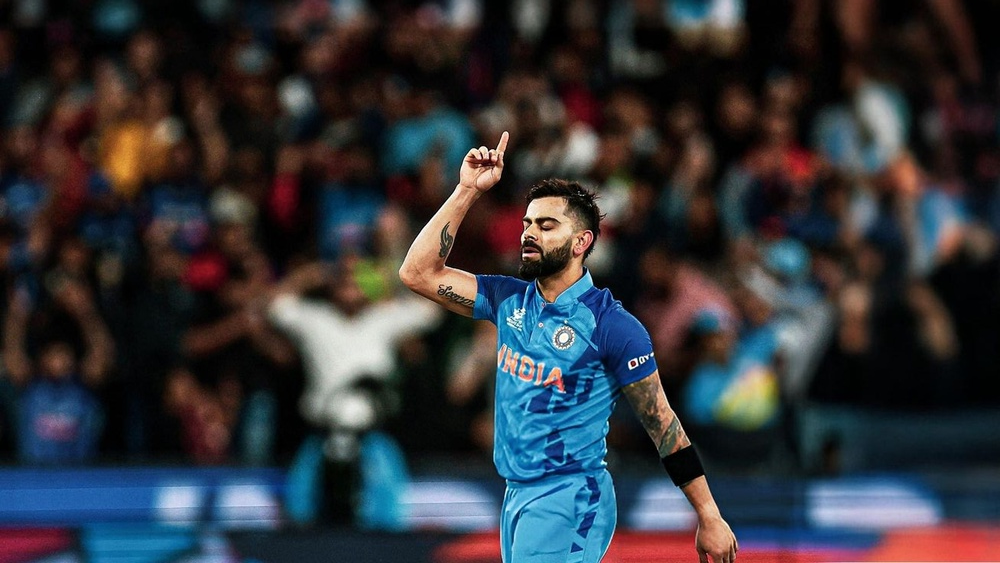
#> input picture download.jpg, 1000 x 563 px, shrunk from 1308 x 736 before the run
$ python gradients.py
#> lines starting #> are read from the running program, lines starting #| are printed output that depends on the picture; after the words box and inside, x2 and y2 are one past the last pixel; in counts of white or black regions, pixels touching at a corner belong together
import cv2 as cv
import numpy as np


img = cv.imread('download.jpg')
#> img is the input picture: shape (563, 1000, 3); mean B, G, R 57.7, 52.8, 51.3
gray = cv.cvtColor(img, cv.COLOR_BGR2GRAY)
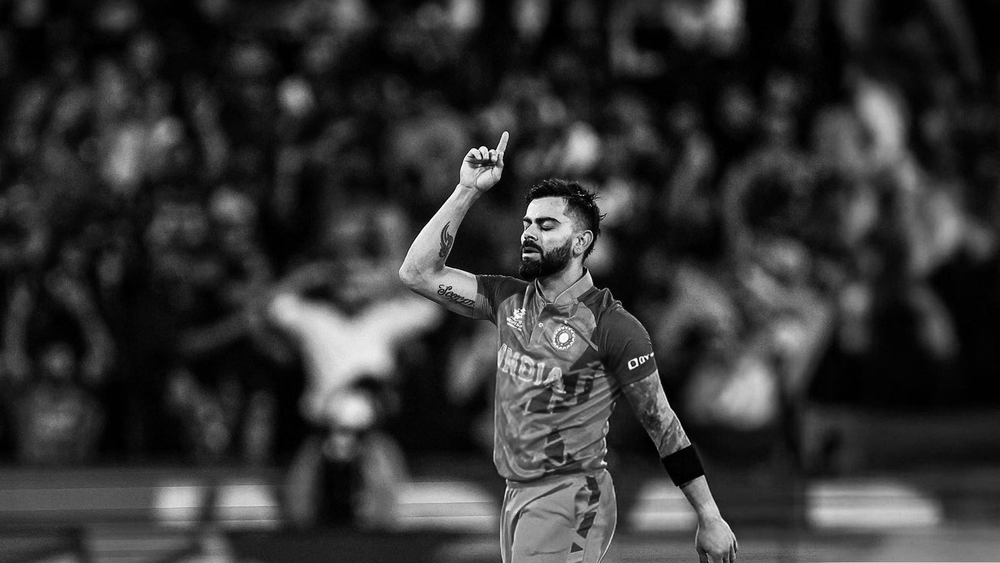
#> gray: shape (563, 1000); min 0, max 255, mean 52.9

#laplacian
lap = cv.Laplacian(gray, cv.CV_64F)
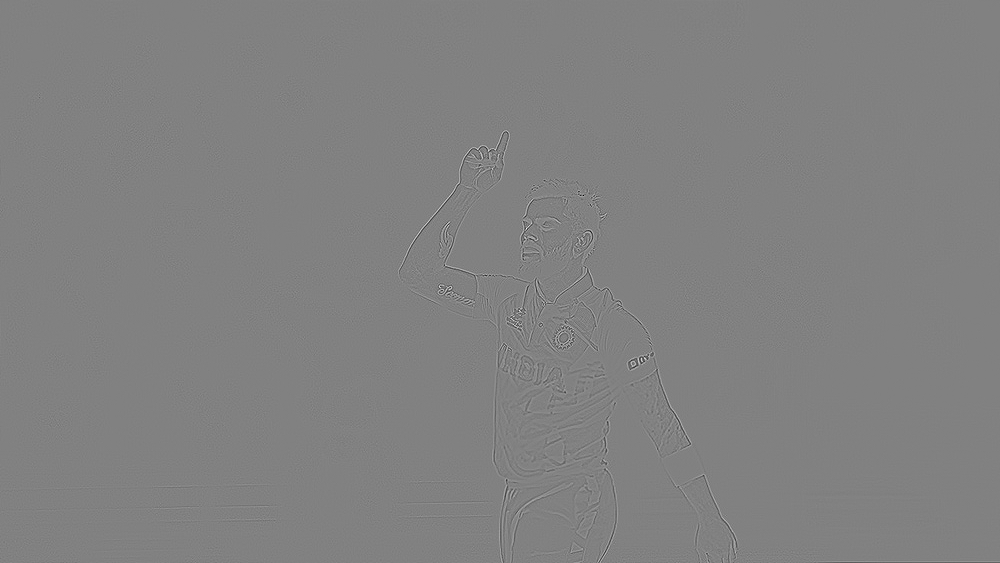
#> lap: shape (563, 1000) float64; min -532, max 517, mean 0; drawn with min black and max white
lap = np.uint8(np.absolute(lap))
cv.imshow('laplacian', lap)

#sobel
sobelx = cv.Sobel(gray, cv.CV_64F, 1, 0)
sobely = cv.Sobel(gray, cv.CV_64F, 0, 1)
combined_sobel = cv.bitwise_or(sobelx, sobely)
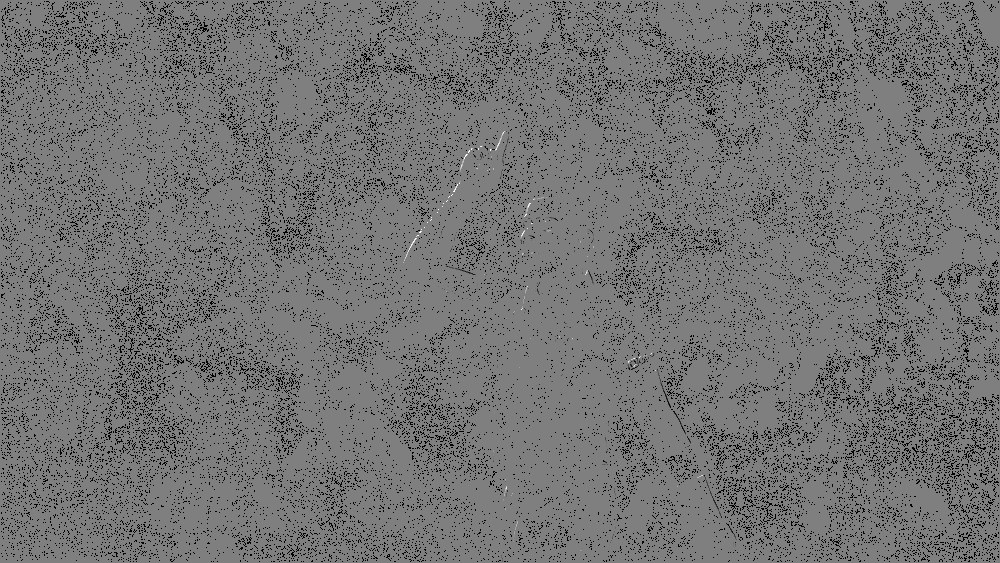
#> combined_sobel: shape (563, 1000) float64; 9.28% of the values are NaN or infinite; the others: min -130944, max 130944, mean -78.59; drawn with min black, max white, NaN and infinite black

cv.imshow('sobelx', sobelx)
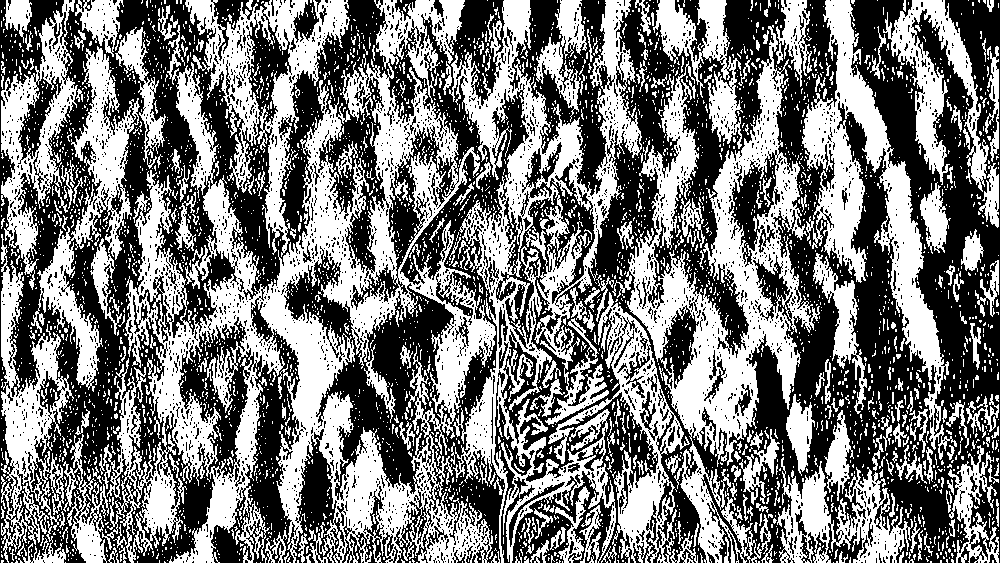
#> window 'sobelx': shape (563, 1000); 47.8% white; 3829 white regions (3509 under 20 px), largest, box (x1, y1, x2, y2) and area: (99, 0, 496, 563) 73478, (449, 0, 642, 563) 31682, (612, 25, 820, 563) 30141
cv.imshow('sobely', sobely)
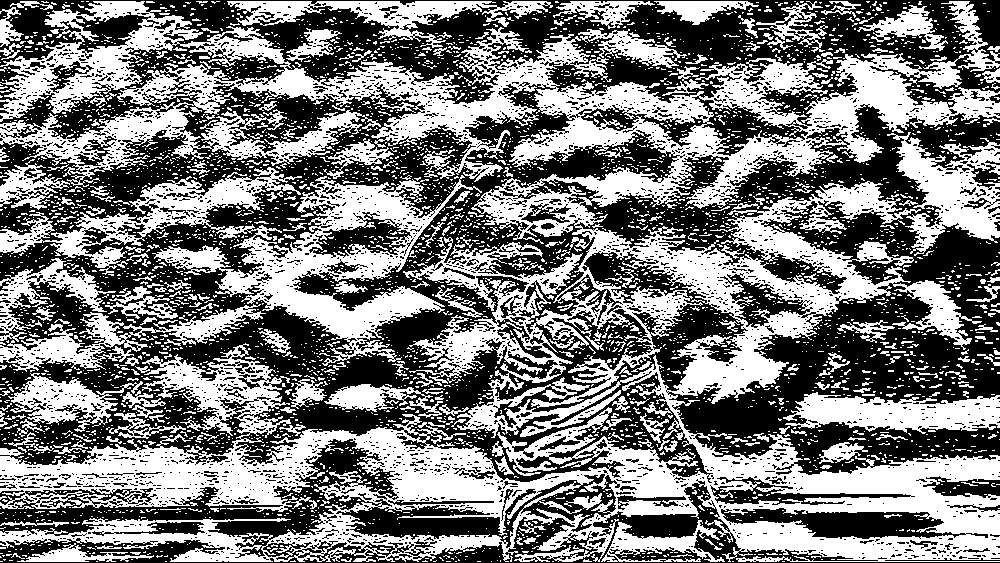
#> window 'sobely': shape (563, 1000); 48.3% white; 4207 white regions (3881 under 20 px), largest, box (x1, y1, x2, y2) and area: (0, 1, 1000, 562) 173361, (0, 167, 482, 366) 23682, (887, 132, 1000, 256) 6360
cv.imshow('combined_sobel', combined_sobel)
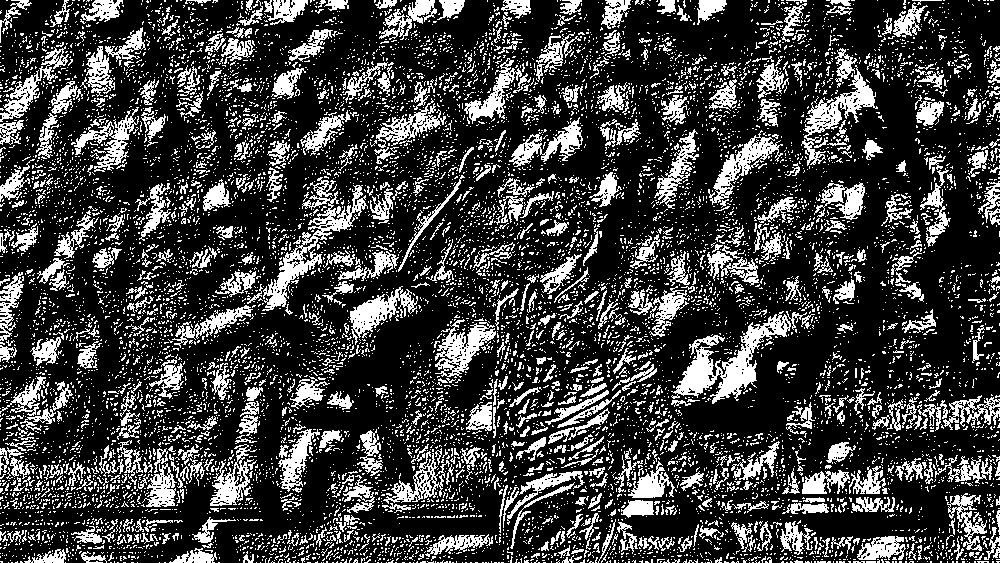
#> window 'combined_sobel': shape (563, 1000); 24.6% white; 10806 white regions (10048 under 20 px), largest, box (x1, y1, x2, y2) and area: (671, 311, 791, 404) 3381, (262, 177, 368, 311) 2673, (801, 65, 878, 166) 1842

canny = cv.Canny(gray, 150, 175)
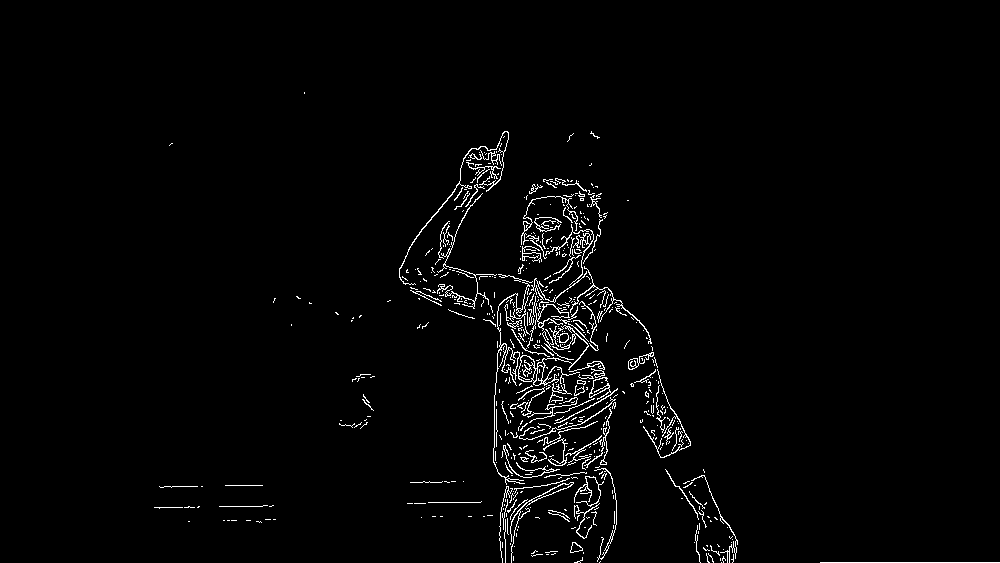
#> canny: shape (563, 1000); 2.1% white in thin lines or dots, all inside (x1, y1, x2, y2) = (154, 92, 1000, 563)

cv.waitKey(0)
